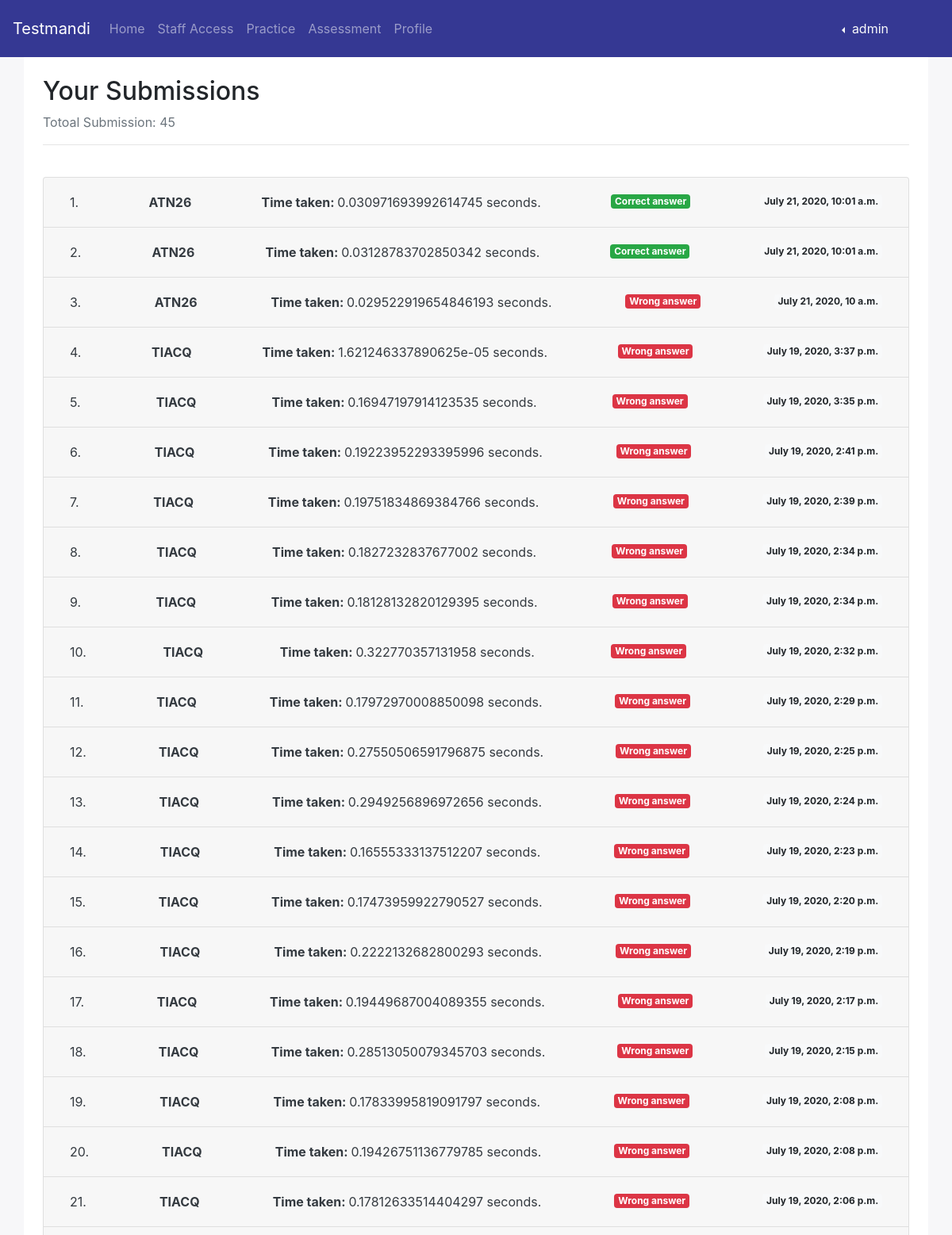
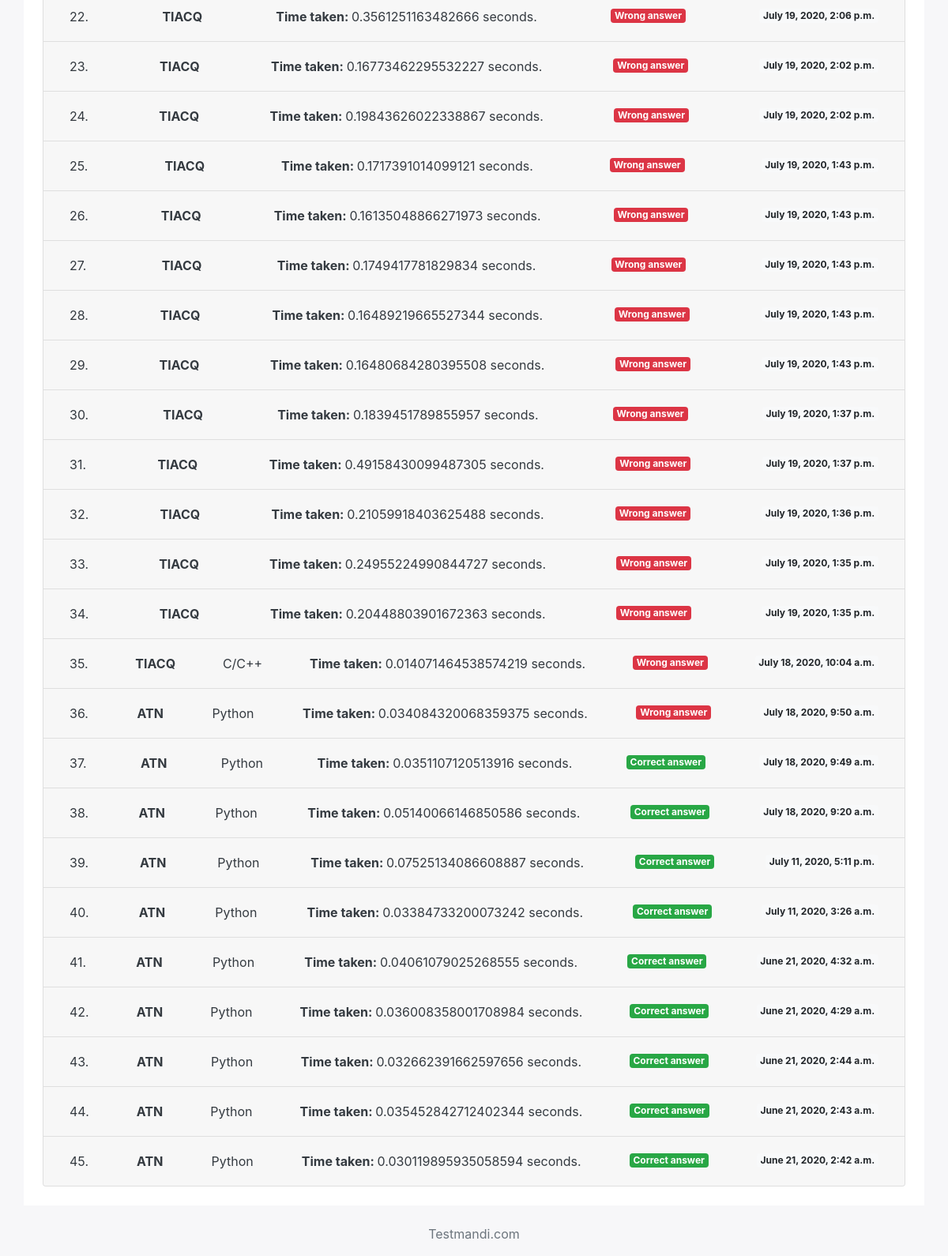
Page /submissions/ (signed in) on the committed database (2 pictures, top to bottom).
### dashboard/models.py (models this page shows, shortened)
class Submission(models.Model):
    user = models.CharField(max_length=120, blank=True, null=True)
    question_hit = models.CharField(max_length=10, blank=True, null=True)
    time_taken = models.CharField(max_length=10, blank=True, null=True)
    space_taken = models.CharField(max_length=10, blank=True, null=True)
    language = models.CharField(max_length=10, blank=True, null=True)
    solution = models.TextField(max_length=100000, blank=True, null=True)
    verdict = models.BooleanField(blank=True, null=True)
    time_stamp = models.DateTimeField(auto_now_add=True)

### dashboard/views.py (the view)
# urls.py: path('submissions/', submissions_view, name="submissions"),
@login_required
def submissions_view(request):
    user = request.user
    context = {
        "title": "Submissions",
        "submissions": Submission.objects.filter(user=user).order_by('-time_stamp')
    }
    return render(request, "dashboard/submissions.html", context)

### templates/dashboard/submissions.html (shortened to what this page needs)
{% extends "base/base.html" %}
{% block content %}
    <div class="container p-4">
        <h2>Your Submissions</h2>
        <div class="text-muted">
            Totoal Submission: {{ submissions.count }}
        </div>
        <hr>
        <br>
        <div class="accordion" id="accordionExample">
            {% for submission in submissions %}
                <div class="card">
                    <div class="card-header" id="headingOne">
                        <h2 class="mb-0">
                            <button class="btn btn-link btn-block text-dark d-flex justify-content-between align-items-center"
                                    type="button" data-toggle="collapse"
                                    data-target="#collapse{{ submission.id }}" aria-expanded="true"
                                    aria-controls="collapse{{ submission.id }}">
                                {{ forloop.counter }}. <strong>{{ submission.question_hit }}</strong>
                                {% if submission.language == "c_cpp" %}
                                    C/C++
                                {% elif submission.language == "python" %}
                                    Python
                                {% endif %}
                                <span><strong>Time taken: </strong>{{ submission.time_taken }} seconds.</span>
                                {% if submission.verdict %}
                                    <span class="badge badge-success ">Correct answer</span>
                                {% else %}
                                    <span class="badge badge-danger ">Wrong answer</span>
                                {% endif %}
                                <span class="badge badge-light">{{ submission.time_stamp }}</span>
                            </button>
                        </h2>
                    </div>
                </div>
            {% endfor %}
        </div>
    </div>
{% endblock %}

### templates/base/header.html (shortened to what this page needs)
<nav class="navbar navbar-expand-lg navbar-dark pt-3 pb-3" style="background-color: #353893;">
    <a class="navbar-brand" href="{% url 'dashboard' %}">Testmandi</a>
    <div class="collapse navbar-collapse" id="navbarSupportedContent">
        <ul class="navbar-nav mr-auto">
            <li class="nav-item">
                <a class="nav-link" href="{% url 'dashboard' %}">Home</a>
            </li>
            {% if request.user.is_staff %}
                <li class="nav-item">
                    <a class="nav-link" href="{% url 'staff' %}">Staff Access</a>
                </li>
            {% else %}
                <li class="nav-item">
                    <a class="nav-link" href="{% url 'dashboard' %}">Home</a>
                </li>
            {% endif %}
            <li class="nav-item">
                <a class="nav-link" href="{% url 'question-list' %}">Practice</a>
            </li>
            <li class="nav-item">
                <a class="nav-link" href="{% url 'assesment-home' %}">Assessment</a>
            </li>
            <li class="nav-item">
                <a class="nav-link" href="#">Profile</a>
            </li>
        </ul>
        {% if request.user.is_authenticated %}
            <div class="dropleft">
                <a class="nav-link text-light dropdown-toggle mr-5" href="#" id="navbarDropdown" role="button"
                   data-toggle="dropdown"
                   aria-haspopup="true" aria-expanded="false">
                    {{ request.user.username }}
                </a>
            </div>
        {% else %}
            <a class="nav-link text-light mr-5" href="{% url 'reglogin' %}" role="button" aria-haspopup="true"
               aria-expanded="false">
                Register/Login
            </a>
        {% endif %}
    </div>
</nav>

### static/css/style.css (style rules this page uses)
body { background-color: rgba(242, 242, 246, 0.56) !important; }
.container { background-color: #ffffff !important; }

### rows in the picture
Submission: question_hit "ATN26", time_taken "0.030971693992614745", verdict "Correct answer", time_stamp "July 21, 2020, 10:01 a.m."
Submission: question_hit "ATN26", time_taken "0.03128783702850342", verdict "Correct answer", time_stamp "July 21, 2020, 10:01 a.m."
Submission: question_hit "ATN26", time_taken "0.029522919654846193", verdict "Wrong answer", time_stamp "July 21, 2020, 10 a.m."
Submission: question_hit "TIACQ", time_taken "1.621246337890625e-05", verdict "Wrong answer", time_stamp "July 19, 2020, 3:37 p.m."
Submission: question_hit "TIACQ", time_taken "0.16947197914123535", verdict "Wrong answer", time_stamp "July 19, 2020, 3:35 p.m."
Submission: question_hit "TIACQ", time_taken "0.19223952293395996", verdict "Wrong answer", time_stamp "July 19, 2020, 2:41 p.m."
Submission: question_hit "TIACQ", time_taken "0.19751834869384766", verdict "Wrong answer", time_stamp "July 19, 2020, 2:39 p.m."
Submission: question_hit "TIACQ", time_taken "0.1827232837677002", verdict "Wrong answer", time_stamp "July 19, 2020, 2:34 p.m."
Submission: question_hit "TIACQ", time_taken "0.18128132820129395", verdict "Wrong answer", time_stamp "July 19, 2020, 2:34 p.m."
Submission: question_hit "TIACQ", time_taken "0.322770357131958", verdict "Wrong answer", time_stamp "July 19, 2020, 2:32 p.m."
Submission: question_hit "TIACQ", time_taken "0.17972970008850098", verdict "Wrong answer", time_stamp "July 19, 2020, 2:29 p.m."
Submission: question_hit "TIACQ", time_taken "0.27550506591796875", verdict "Wrong answer", time_stamp "July 19, 2020, 2:25 p.m."
Submission: question_hit "TIACQ", time_taken "0.2949256896972656", verdict "Wrong answer", time_stamp "July 19, 2020, 2:24 p.m."
Submission: question_hit "TIACQ", time_taken "0.16555333137512207", verdict "Wrong answer", time_stamp "July 19, 2020, 2:23 p.m."
Submission: question_hit "TIACQ", time_taken "0.17473959922790527", verdict "Wrong answer", time_stamp "July 19, 2020, 2:20 p.m."
Submission: question_hit "TIACQ", time_taken "0.2222132682800293", verdict "Wrong answer", time_stamp "July 19, 2020, 2:19 p.m."
Submission: question_hit "TIACQ", time_taken "0.19449687004089355", verdict "Wrong answer", time_stamp "July 19, 2020, 2:17 p.m."
Submission: question_hit "TIACQ", time_taken "0.28513050079345703", verdict "Wrong answer", time_stamp "July 19, 2020, 2:15 p.m."
Submission: question_hit "TIACQ", time_taken "0.17833995819091797", verdict "Wrong answer", time_stamp "July 19, 2020, 2:08 p.m."
Submission: question_hit "TIACQ", time_taken "0.19426751136779785", verdict "Wrong answer", time_stamp "July 19, 2020, 2:08 p.m."
Submission: question_hit "TIACQ", time_taken "0.17812633514404297", verdict "Wrong answer", time_stamp "July 19, 2020, 2:06 p.m."
Submission: question_hit "TIACQ", time_taken "0.3561251163482666", verdict "Wrong answer", time_stamp "July 19, 2020, 2:06 p.m."
Submission: question_hit "TIACQ", time_taken "0.16773462295532227", verdict "Wrong answer", time_stamp "July 19, 2020, 2:02 p.m."
Submission: question_hit "TIACQ", time_taken "0.19843626022338867", verdict "Wrong answer", time_stamp "July 19, 2020, 2:02 p.m."
Submission: question_hit "TIACQ", time_taken "0.1717391014099121", verdict "Wrong answer", time_stamp "July 19, 2020, 1:43 p.m."
Submission: question_hit "TIACQ", time_taken "0.16135048866271973", verdict "Wrong answer", time_stamp "July 19, 2020, 1:43 p.m."
Submission: question_hit "TIACQ", time_taken "0.1749417781829834", verdict "Wrong answer", time_stamp "July 19, 2020, 1:43 p.m."
Submission: question_hit "TIACQ", time_taken "0.16489219665527344", verdict "Wrong answer", time_stamp "July 19, 2020, 1:43 p.m."
Submission: question_hit "TIACQ", time_taken "0.16480684280395508", verdict "Wrong answer", time_stamp "July 19, 2020, 1:43 p.m."
Submission: question_hit "TIACQ", time_taken "0.1839451789855957", verdict "Wrong answer", time_stamp "July 19, 2020, 1:37 p.m."
Submission: question_hit "TIACQ", time_taken "0.49158430099487305", verdict "Wrong answer", time_stamp "July 19, 2020, 1:37 p.m."
Submission: question_hit "TIACQ", time_taken "0.21059918403625488", verdict "Wrong answer", time_stamp "July 19, 2020, 1:36 p.m."
Submission: question_hit "TIACQ", time_taken "0.24955224990844727", verdict "Wrong answer", time_stamp "July 19, 2020, 1:35 p.m."
Submission: question_hit "TIACQ", time_taken "0.20448803901672363", verdict "Wrong answer", time_stamp "July 19, 2020, 1:35 p.m."
Submission: question_hit "TIACQ", language "C/C++", time_taken "0.014071464538574219", verdict "Wrong answer", time_stamp "July 18, 2020, 10:04 a.m."
Submission: question_hit "ATN", language "Python", time_taken "0.034084320068359375", verdict "Wrong answer", time_stamp "July 18, 2020, 9:50 a.m."
Submission: question_hit "ATN", language "Python", time_taken "0.0351107120513916", verdict "Correct answer", time_stamp "July 18, 2020, 9:49 a.m."
Submission: question_hit "ATN", language "Python", time_taken "0.05140066146850586", verdict "Correct answer", time_stamp "July 18, 2020, 9:20 a.m."
Submission: question_hit "ATN", language "Python", time_taken "0.07525134086608887", verdict "Correct answer", time_stamp "July 11, 2020, 5:11 p.m."
Submission: question_hit "ATN", language "Python", time_taken "0.03384733200073242", verdict "Correct answer", time_stamp "July 11, 2020, 3:26 a.m."
Submission: question_hit "ATN", language "Python", time_taken "0.04061079025268555", verdict "Correct answer", time_stamp "June 21, 2020, 4:32 a.m."
Submission: question_hit "ATN", language "Python", time_taken "0.036008358001708984", verdict "Correct answer", time_stamp "June 21, 2020, 4:29 a.m."
Submission: question_hit "ATN", language "Python", time_taken "0.032662391662597656", verdict "Correct answer", time_stamp "June 21, 2020, 2:44 a.m."
Submission: question_hit "ATN", language "Python", time_taken "0.035452842712402344", verdict "Correct answer", time_stamp "June 21, 2020, 2:43 a.m."
Submission: question_hit "ATN", language "Python", time_taken "0.030119895935058594", verdict "Correct answer", time_stamp "June 21, 2020, 2:42 a.m."

### other values in the picture
{{ request.user.username }} "admin"
{{ submissions.count }} "45"
